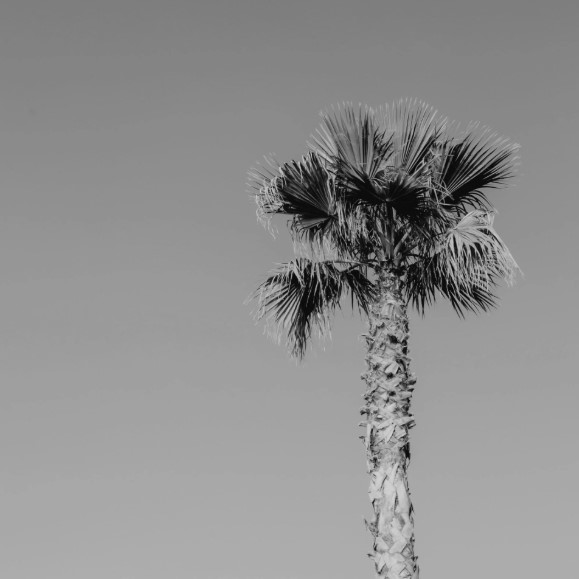
#> input picture assets/lab7.jpg, 579 x 579 px
$ jupyter execute lab7.ipynb
#> lines starting #> are read from the running program, lines starting #| are printed output that depends on the picture
[cell 1]
import os
import numpy as np
import cv2
from collections import Counter

output_dir = 'assets/lab7_output'

Сохранение монохромного изображения в виде текстового или бинарного
файла (в папку assets/lab7_output).

[cell 2]
img_path = 'assets/lab7.jpg'
img = cv2.imread(img_path, cv2.IMREAD_GRAYSCALE)
#> img is the input picture: shape (579, 579); min 1, max 213, mean 143.2

txt_path = os.path.join(output_dir, 'image.txt')
np.savetxt(txt_path, img, fmt='%d')

Реализуем алгоритм вейвлет-преобразования Хаара для изображения.

[cell 3]
def haar(image):
    rows, cols = image.shape
#> rows = 579; cols = 579
    image_float = image.astype(np.float64)
    row_transform = np.zeros_like(image_float)

    for i in range(rows):
        for j in range(0, cols - 1, 2):
            row_transform[i, j // 2] = (image_float[i, j] + image_float[i, j + 1]) / 2
            row_transform[i, (j // 2) + cols // 2] = (image_float[i, j] - image_float[i, j + 1]) / 2
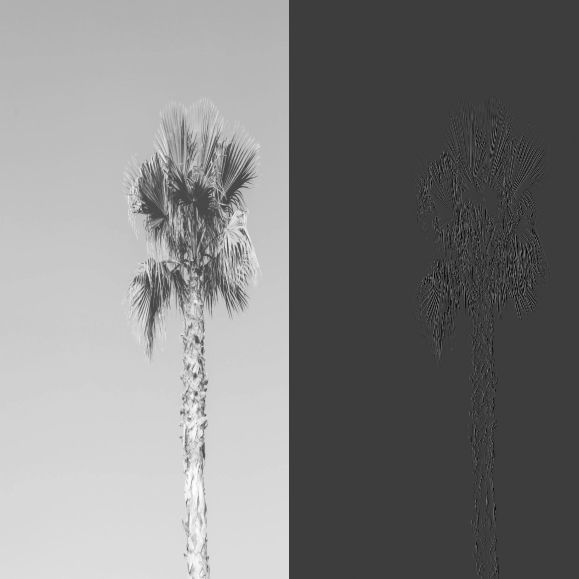
#> row_transform: shape (579, 579) float64; min -66.5, max 209.5, mean 71.5; drawn with min black and max white

    result = np.zeros_like(row_transform)
    for j in range(cols):
        for i in range(0, rows - 1, 2):
            result[i // 2, j] = (row_transform[i, j] + row_transform[i + 1, j]) / 2
            result[(i // 2) + rows // 2, j] = (row_transform[i, j] - row_transform[i + 1, j]) / 2
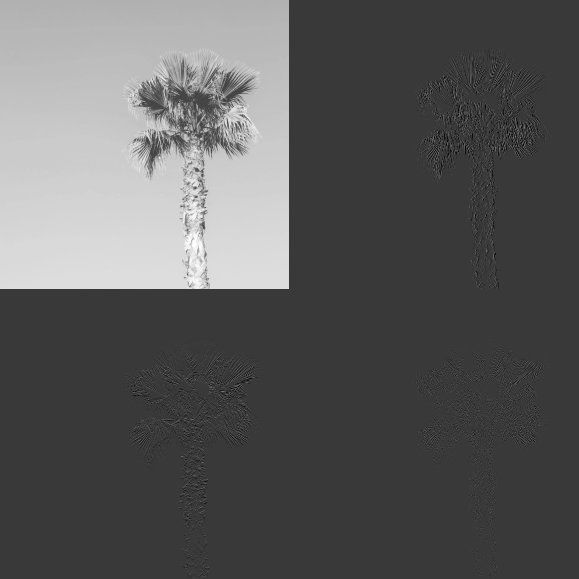
#> result: shape (579, 579) float64; min -60.75, max 207.8, mean 35.7; drawn with min black and max white

    LL = result[:rows // 2, :cols // 2]
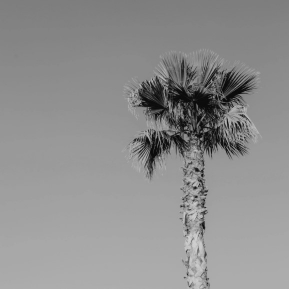
#> LL: shape (289, 289) float64; min 9.75, max 207.8, mean 143.2
    LH = result[:rows // 2, cols // 2:]
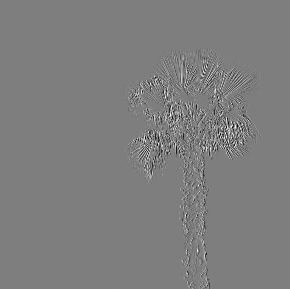
#> LH: shape (289, 290) float64; min -60.75, max 61.75, mean 0; drawn with min black and max white
    HL = result[rows // 2:, :cols // 2]
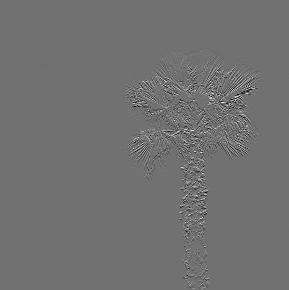
#> HL: shape (290, 289) float64; min -48.75, max 60.5, mean 0; drawn with min black and max white
    HH = result[rows // 2:, cols // 2:]
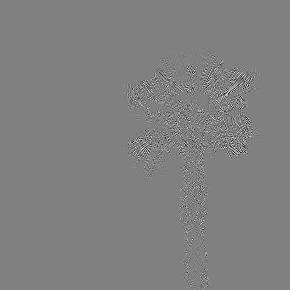
#> HH: shape (290, 290) float64; min -36.25, max 35.75, mean 0; drawn with min black and max white
    return LL, LH, HL, HH

LL, LH, HL, HH = haar(img)

print(f"LL: {LL.shape}, LH: {LH.shape}, HL: {HL.shape}, HH: {HH.shape}")
#| LL: (289, 289), LH: (289, 290), HL: (290, 289), HH: (290, 290)

Выполним квантование высокочастотных компонент.

[cell 4]
q = 4

def quant(coeffs, q):
#> called with q = 4
    min_val = np.min(coeffs)
#> min_val = -60.75
    max_val = np.max(coeffs)
#> max_val = 61.75
    step = (max_val - min_val) / q
#> step = 30.62
    quantized = np.round((coeffs - min_val) / step).astype(int)
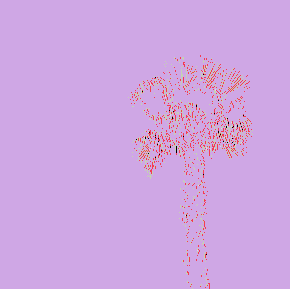
#> quantized: shape (289, 290) int64; 5 distinct labels, from 0 to 4; one colour per label, 0 black
    return quantized

LH_q = quant(LH, q)
HL_q = quant(HL, q)
#> call 2 of quant, with q = 4
#> in quant (call 2), `min_val = np.min(coeffs)`: min_val = -48.75
#> in quant (call 2), `max_val = np.max(coeffs)`: max_val = 60.5
#> in quant (call 2), `step = (max_val - min_val) / q`: step = 27.31
#> in quant (call 2), `quantized = np.round((coeffs - min_val) / step).astype(int)`:
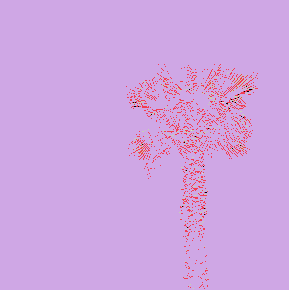
#> quantized: shape (290, 289) int64; 5 distinct labels, from 0 to 4; one colour per label, 0 black
HH_q = quant(HH, q)
#> call 3 of quant, with q = 4
#> in quant (call 3), `min_val = np.min(coeffs)`: min_val = -36.25
#> in quant (call 3), `max_val = np.max(coeffs)`: max_val = 35.75
#> in quant (call 3), `step = (max_val - min_val) / q`: step = 18
#> in quant (call 3), `quantized = np.round((coeffs - min_val) / step).astype(int)`:
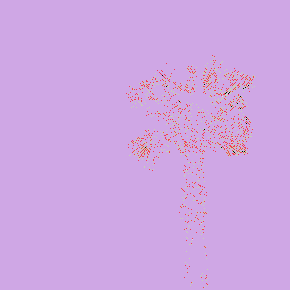
#> quantized: shape (290, 290) int64; 5 distinct labels, from 0 to 4; one colour per label, 0 black

Сохраним получившийся массив значений в текстовый или бинарный файл в порядке LL,
LH, HL, HH вейвлет-преобразования Хафа.

[cell 5]
os.makedirs(output_dir, exist_ok=True)

def run_length_encode(data):
    encoded = []
    for value, count in Counter(data.flatten()).items():
        encoded.append((value, count))
#> this loop made 5 passes
#> (value, count) on passes 1 to 5: (2, 80672), (1, 1574), (3, 1452), (4, 51), (0, 61)
#> after the loop, encoded = [(2, 80672), (1, 1574), (3, 1452), (4, 51), (0, 61)]
    return encoded

LH_rle = run_length_encode(LH_q)
#> LH_rle has the same summary as encoded in run_length_encode
HL_rle = run_length_encode(HL_q)
#> the loop in run_length_encode (call 2), `for value, count in Counter(data.flatten()).items():` made 5 passes
#> (value, count) on passes 1 to 5: (2, 81146), (1, 2122), (3, 497), (0, 40), (4, 5)
#> HL_rle = [(2, 81146), (1, 2122), (3, 497), (0, 40), (4, 5)]
HH_rle = run_length_encode(HH_q)
#> HH_rle = [(2, 81748), (1, 1060), (3, 1244), (4, 23), (0, 25)]

output_file = os.path.join(output_dir, 'haar_image.txt')

with open(output_file, 'w') as f:
    np.savetxt(f, LL, fmt='%d')

    f.write("LH:\n")
    for value, count in LH_rle:
        f.write(f"{value} {count}\n")

    f.write("HL:\n")
    for value, count in HL_rle:
        f.write(f"{value} {count}\n")
#> this loop made 5 passes

    f.write("HH:\n")
    for value, count in HH_rle:
        f.write(f"{value} {count}\n")
#> this loop made 5 passes

$ run again, with assets/oranges_1.jpg copied over assets/lab7.jpg
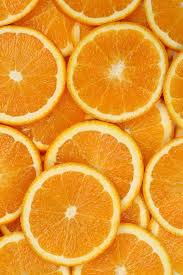
#> input picture assets/oranges_1.jpg, 183 x 275 px
#> in haar, `HH = result[rows // 2:, cols // 2:]`:
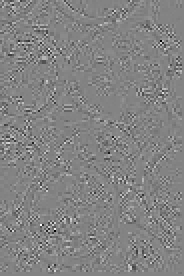
#> HH: shape (138, 92) float64 (shown 2 times larger); min -17.25, max 16.25, mean 0.00284; drawn with min black and max white
#| LL: (137, 91), LH: (137, 92), HL: (138, 91), HH: (138, 92)
#> min_val = -41.25
#> max_val = 39.25
#> step = 20.12
#> quantized: shape (137, 92) int64; 5 distinct labels, from 0 to 4
#> quantized: shape (138, 91) int64; 5 distinct labels, from 0 to 4
#> min_val = -17.25
#> max_val = 16.25
#> step = 8.38
#> in quant (call 3), `quantized = np.round((coeffs - min_val) / step).astype(int)`:
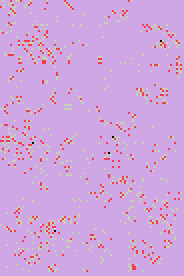
#> quantized: shape (138, 92) int64 (shown 2 times larger); 5 distinct labels, from 0 to 4; one colour per label, 0 black
#> the loop in run_length_encode, `for value, count in Counter(data.flatten()).items():` made 5 passes
#> (value, count) on passes 1 to 5: (2, 11587), (3, 640), (1, 355), (4, 5), (0, 17)
#> after the loop in run_length_encode, `for value, count in Counter(data.flatten()).items():`: encoded = [(2, 11587), (3, 640), (1, 355), (4, 5), (0, 17)]
#> the loop in run_length_encode (call 2), `for value, count in Counter(data.flatten()).items():` made 5 passes
#> (value, count) on passes 1 to 5: (2, 11686), (1, 358), (3, 497), (4, 9), (0, 8)
#> HL_rle = [(2, 11686), (1, 358), (3, 497), (4, 9), (0, 8)]
#> HH_rle = [(2, 11542), (3, 719), (1, 426), (0, 5), (4, 4)]
#> the loop `for value, count in LH_rle:` made 5 passes
#> the loop `for value, count in HL_rle:` made 5 passes
#> the loop `for value, count in HH_rle:` made 5 passes
